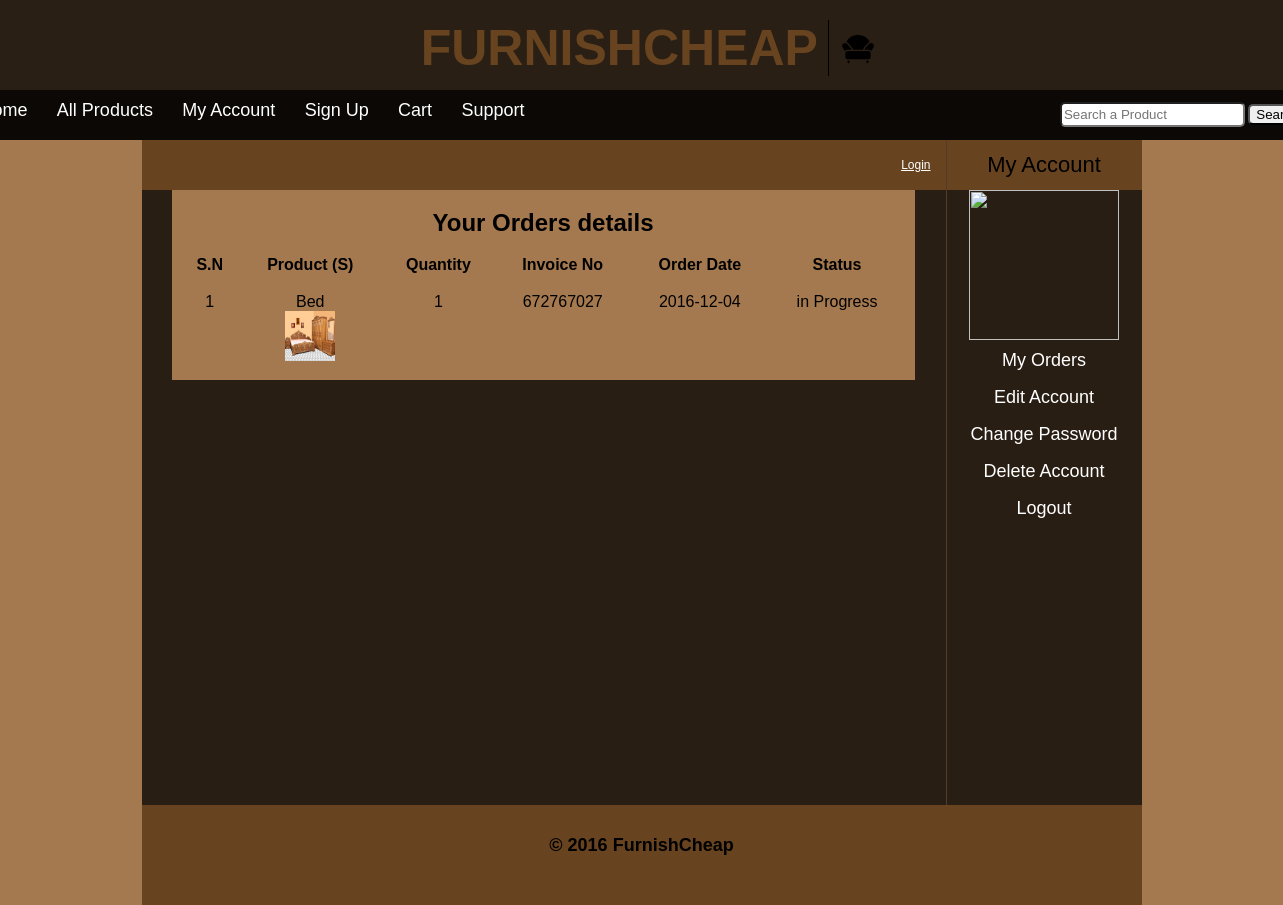
Screenshot of /customer/my_account.php?my_orders with the database file from the repository.
### tables this page shows
CREATE TABLE IF NOT EXISTS `orders` (
  `order_id` int(100) NOT NULL AUTO_INCREMENT,
  `p_id` int(100) NOT NULL,
  `c_id` int(100) NOT NULL,
  `qty` int(100) NOT NULL,
  `invoice_no` int(100) NOT NULL,
  `status` text NOT NULL,
  `order_date` date NOT NULL,
  PRIMARY KEY (`order_id`)
);

CREATE TABLE IF NOT EXISTS `products` (
  `product_id` int(100) NOT NULL AUTO_INCREMENT,
  `product_cat` int(100) NOT NULL,
  `product_brand` int(100) NOT NULL,
  `product_title` varchar(255) NOT NULL,
  `product_price` int(100) NOT NULL,
  `product_desc` text NOT NULL,
  `product_image` text NOT NULL,
  `product_keywords` text NOT NULL,
  `seller_email` varchar(100) NOT NULL,
  PRIMARY KEY (`product_id`)
);

### customer/my_orders.php (the view, shortened to what this page needs)
<table style="border-spacing:1.2em;" width="743" align="center" bgcolor="#A5794F">
	<tr align="center">
		<td colspan="6"><h2>Your Orders details</h2></td>
	</tr>
	<tr align="center" bgcolor="#A5794F">
		<th>S.N</th>
		<th>Product (S)</th>
		<th>Quantity</th>
		<th>Invoice No</th>
		<th>Order Date</th>
		<th>Status</th>
	</tr>
	<?php
	include("includes/db.php");
			$user = $_SESSION['customer_email'];
			$get_c = "select * from customers where customer_email='$user'";
			$run_c = mysqli_query($con, $get_c);
			$row_c = mysqli_fetch_array($run_c);
			$c_id = $row_c['customer_id'];
	$get_order = "select * from orders where c_id='$c_id'";
	$run_order = mysqli_query($con, $get_order);
	$i = 0;
	while ($row_order=mysqli_fetch_array($run_order)){
		$qty = $row_order['qty'];
		$pro_id = $row_order['p_id'];
		$invoice_no = $row_order['invoice_no'];
		$order_date = $row_order['order_date'];
		$status = $row_order['status'];
		$i++;
		$get_pro = "select * from products where product_id='$pro_id'";
		$run_pro = mysqli_query($con, $get_pro);
		$row_pro=mysqli_fetch_array($run_pro);
		$pro_image = $row_pro['product_image'];
		$pro_title = $row_pro['product_title'];
	?>
	<tr align="center" bgcolor="#A5794F">
		<td><?php echo $i;?></td>
		<td>
		<?php echo $pro_title;?><br>
		<img src="../admin_area/product_images/<?php echo $pro_image;?>" width="50" height="50" />
		</td>
		<td><?php echo $qty;?></td>
		<td><?php echo $invoice_no;?></td>
		<td><?php echo $order_date;?></td>
		<td><?php echo $status;?></td>
	</tr>
	<?php } ?>
</table>

### customer/styles/style.css (style rules this page uses)
html, body, div, span, applet, object, iframe, h1, h2, h3, h4, h5, h6, p, blockquote, pre, a, abbr, acronym, address, big, cite, code, del, dfn, em, img, ins, kbd, q, s, samp, small, strike, strong, sub, sup, tt, var, b, u, i, center, dl, dt, dd, ol, ul, li, fieldset, form, label, legend, table, caption, tbody, tfoot, thead, tr, th, td, article, aside, canvas, details, embed, figure, figcaption, footer, header, hgroup, menu, nav, output, ruby, section, summary, time, mark, audio, video { margin: 0; padding: 0; border: 0; vertical-align: baseline; }
body { background: url("../images/background2.jpg") no-repeat center center; background-attachment: fixed; background-size: cover; font-family: Arvo,serif; font-family:Arial,Helvetica,freesans,sans-serif; font-size: 12px; }

### rows the page displays
orders: products.product_title "Bed", products.product_image (picture), qty "1", invoice_no "672767027", order_date "2016-12-04", status "in Progress"
